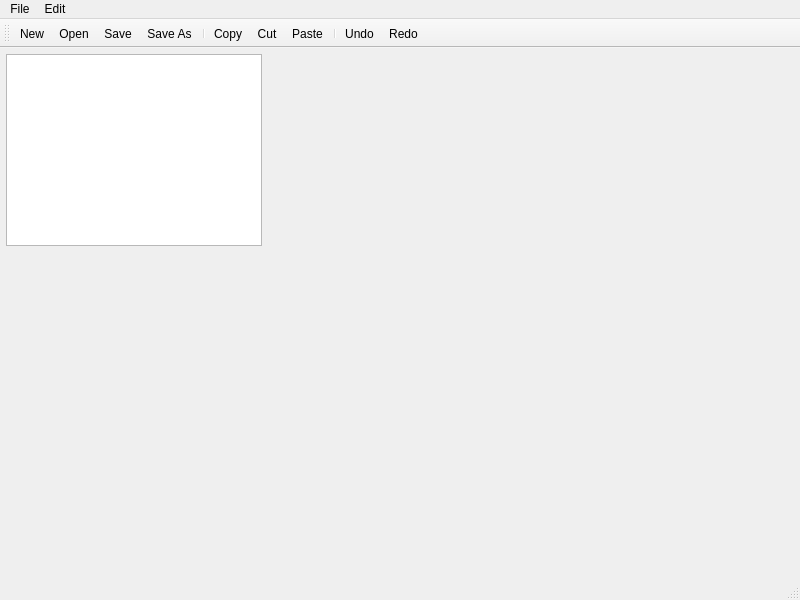
<?xml version="1.0" encoding="UTF-8"?>
<ui version="4.0">
 <class>MainWindow</class>
 <widget class="QMainWindow" name="MainWindow">
  <property name="geometry">
   <rect>
    <x>0</x>
    <y>0</y>
    <width>800</width>
    <height>600</height>
   </rect>
  </property>
  <property name="windowTitle">
   <string>MainWindow</string>
  </property>
  <widget class="QWidget" name="centralwidget">
   <widget class="QTextEdit" name="textEdit">
    <property name="geometry">
     <rect>
      <x>6</x>
      <y>6</y>
      <width>256</width>
      <height>192</height>
     </rect>
    </property>
   </widget>
  </widget>
  <widget class="QMenuBar" name="menubar">
   <property name="geometry">
    <rect>
     <x>0</x>
     <y>0</y>
     <width>800</width>
     <height>21</height>
    </rect>
   </property>
   <widget class="QMenu" name="menuFile">
    <property name="title">
     <string>File</string>
    </property>
    <addaction name="actionNew"/>
    <addaction name="actionOpen"/>
    <addaction name="separator"/>
    <addaction name="actionSave"/>
    <addaction name="actionSave_As"/>
   </widget>
   <widget class="QMenu" name="menuEdit">
    <property name="title">
     <string>Edit</string>
    </property>
    <addaction name="actionCopy"/>
    <addaction name="actionCut"/>
    <addaction name="actionPaste"/>
    <addaction name="separator"/>
    <addaction name="actionUndo"/>
    <addaction name="actionRedo"/>
   </widget>
   <addaction name="menuFile"/>
   <addaction name="menuEdit"/>
  </widget>
  <widget class="QStatusBar" name="statusbar"/>
  <widget class="QToolBar" name="toolBar">
   <property name="windowTitle">
    <string>toolBar</string>
   </property>
   <attribute name="toolBarArea">
    <enum>TopToolBarArea</enum>
   </attribute>
   <attribute name="toolBarBreak">
    <bool>false</bool>
   </attribute>
   <addaction name="actionNew"/>
   <addaction name="actionOpen"/>
   <addaction name="actionSave"/>
   <addaction name="actionSave_As"/>
   <addaction name="separator"/>
   <addaction name="actionCopy"/>
   <addaction name="actionCut"/>
   <addaction name="actionPaste"/>
   <addaction name="separator"/>
   <addaction name="actionUndo"/>
   <addaction name="actionRedo"/>
  </widget>
  <action name="actionNew">
   <property name="icon">
    <iconset resource="AppRessources.qrc">
     <normaloff>:/Images/QPad Ressources/new.png</normaloff>:/Images/QPad Ressources/new.png</iconset>
   </property>
   <property name="text">
    <string>New</string>
   </property>
  </action>
  <action name="actionOpen">
   <property name="icon">
    <iconset resource="AppRessources.qrc">
     <normaloff>:/Images/QPad Ressources/open.png</normaloff>:/Images/QPad Ressources/open.png</iconset>
   </property>
   <property name="text">
    <string>Open</string>
   </property>
  </action>
  <action name="actionSave">
   <property name="icon">
    <iconset resource="AppRessources.qrc">
     <normaloff>:/Images/QPad Ressources/save.png</normaloff>:/Images/QPad Ressources/save.png</iconset>
   </property>
   <property name="text">
    <string>Save</string>
   </property>
  </action>
  <action name="actionSave_As">
   <property name="icon">
    <iconset resource="AppRessources.qrc">
     <normaloff>:/Images/QPad Ressources/saveas.png</normaloff>:/Images/QPad Ressources/saveas.png</iconset>
   </property>
   <property name="text">
    <string>Save As</string>
   </property>
  </action>
  <action name="actionCopy">
   <property name="icon">
    <iconset resource="AppRessources.qrc">
     <normaloff>:/Images/QPad Ressources/copy.png</normaloff>:/Images/QPad Ressources/copy.png</iconset>
   </property>
   <property name="text">
    <string>Copy</string>
   </property>
  </action>
  <action name="actionCut">
   <property name="icon">
    <iconset resource="AppRessources.qrc">
     <normaloff>:/Images/QPad Ressources/cut.png</normaloff>:/Images/QPad Ressources/cut.png</iconset>
   </property>
   <property name="text">
    <string>Cut</string>
   </property>
  </action>
  <action name="actionPaste">
   <property name="icon">
    <iconset resource="AppRessources.qrc">
     <normaloff>:/Images/QPad Ressources/paste.png</normaloff>:/Images/QPad Ressources/paste.png</iconset>
   </property>
   <property name="text">
    <string>Paste</string>
   </property>
  </action>
  <action name="actionUndo">
   <property name="icon">
    <iconset resource="AppRessources.qrc">
     <normaloff>:/Images/QPad Ressources/undo.png</normaloff>:/Images/QPad Ressources/undo.png</iconset>
   </property>
   <property name="text">
    <string>Undo</string>
   </property>
  </action>
  <action name="actionRedo">
   <property name="icon">
    <iconset theme="accessories-dictionary" resource="AppRessources.qrc">
     <normaloff>:/Images/QPad Ressources/redo.png</normaloff>:/Images/QPad Ressources/redo.png</iconset>
   </property>
   <property name="text">
    <string>Redo</string>
   </property>
  </action>
 </widget>
 <resources>
  <include location="AppRessources.qrc"/>
 </resources>
 <connections/>
</ui>
